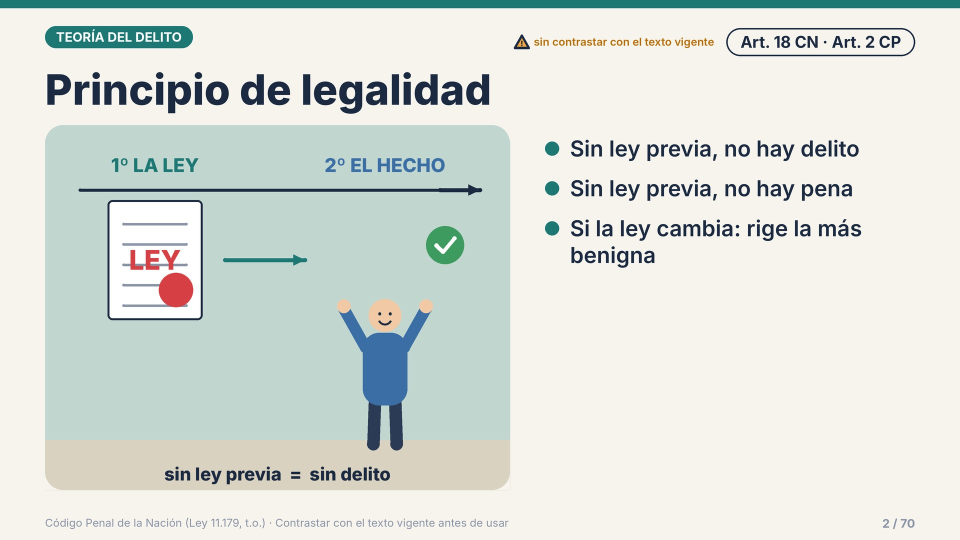
#> input picture filminas/salida/jpg/02-t01-legalidad.jpg, 1920 x 1080 px (shown at 1/2 size); its folder holds only this picture in this run
$ python build.py salida/jpg/02-t01-legalidad.jpg
#> lines starting #> are read from the running program, lines starting #| are printed output that depends on the picture
### filminas/kit.py
"""Kit de dibujo: lienzo con antialiasing y pictogramas simples (estilo plano)."""
from PIL import Image, ImageDraw, ImageFont
import math

W, H, S = 1920, 1080, 2  # tamaño final y factor de supermuestreo

FONT_DIR = "/usr/share/fonts/opentype/inter/"
_fonts = {}


def font(weight, size):
    key = (weight, size)
    if key not in _fonts:
        _fonts[key] = ImageFont.truetype(f"{FONT_DIR}Inter-{weight}.otf", int(size * S))
    return _fonts[key]


# Paleta
BG = "#F7F4EE"
NAVY = "#1B2A41"
INK = "#2B3A55"
RED = "#D64045"
TEAL = "#1D7874"
AMBER = "#F2A541"
AMBER_D = "#B96F00"
BLUE = "#3A6EA5"
GREEN = "#3E9B5F"
GREY = "#8A94A6"
LIGHT = "#E9E4D8"
WHITE = "#FFFFFF"
SKIN = "#F1C9A5"
PURPLE = "#7B4B94"


class Canvas:
    def __init__(self, bg=BG):
        self.img = Image.new("RGB", (W * S, H * S), bg)
        self.d = ImageDraw.Draw(self.img)

    # --- primitivas (coordenadas en unidades 1920x1080)
    def _p(self, pts):
        return [(x * S, y * S) for x, y in pts]

    def rect(self, x, y, w, h, fill=None, outline=None, width=0):
        self.d.rectangle([x * S, y * S, (x + w) * S, (y + h) * S], fill=fill,
                         outline=outline, width=int(width * S))

    def rrect(self, x, y, w, h, r=20, fill=None, outline=None, width=0):
        self.d.rounded_rectangle([x * S, y * S, (x + w) * S, (y + h) * S], radius=r * S,
                                 fill=fill, outline=outline, width=int(width * S))

    def ellipse(self, cx, cy, rx, ry=None, fill=None, outline=None, width=0):
        ry = rx if ry is None else ry
        self.d.ellipse([(cx - rx) * S, (cy - ry) * S, (cx + rx) * S, (cy + ry) * S],
                       fill=fill, outline=outline, width=int(width * S))

    def line(self, pts, fill=NAVY, width=6, round_ends=True):
        p = self._p(pts)
        self.d.line(p, fill=fill, width=int(width * S), joint="curve")
        if round_ends:
            r = width * S / 2
            for (x, y) in (p[0], p[-1]):
                self.d.ellipse([x - r, y - r, x + r, y + r], fill=fill)

    # [4 lines left out: function poly, not called in this run]

    def arc(self, cx, cy, r, a0, a1, fill=NAVY, width=6):
        self.d.arc([(cx - r) * S, (cy - r) * S, (cx + r) * S, (cy + r) * S], a0, a1,
                   fill=fill, width=int(width * S))

    # --- texto
    # [4 lines left out: function text_size, not called in this run]

    def text(self, x, y, txt, weight="Bold", size=40, fill=NAVY, anchor="la"):
        self.d.text((x * S, y * S), txt, font=font(weight, size), fill=fill, anchor=anchor)

    # [23 lines left out: functions wrap, paragraph, not called in this run]

    def save(self, path, **kw):
        out = self.img.resize((W, H), Image.LANCZOS)
        out.save(path, **kw)
        return out


# ======================= PICTOGRAMAS =======================

# [182 lines left out: functions person, _face, mask, house, car, star and 8 more, not called in this run]


def target(c, cx, cy, r=60):
    for rr, col in ((r, WHITE), (r * 0.72, RED), (r * 0.46, WHITE), (r * 0.22, RED)):
        c.ellipse(cx, cy, rr, fill=col, outline=NAVY, width=3)


def scale_justice(c, cx, cy, w=360, left=None, right=None, tilt=0):
    """Balanza. tilt>0 baja el plato derecho."""
    c.rect(cx - 8, cy - 150, 16, 240, fill=NAVY)
    c.rrect(cx - 80, cy + 80, 160, 26, r=10, fill=NAVY)
    ty = cy - 150
    lx, rx = cx - w / 2, cx + w / 2
    ly, ry = ty + 30 - tilt, ty + 30 + tilt
    c.line([(lx, ly), (rx, ry)], fill=NAVY, width=10)
    c.ellipse(cx, ty, 18, fill=AMBER, outline=NAVY, width=3)
    for (px, py) in ((lx, ly), (rx, ry)):
        c.line([(px, py), (px - 70, py + 150)], fill=NAVY, width=4)
        c.line([(px, py), (px + 70, py + 150)], fill=NAVY, width=4)
        c.d.pieslice([(px - 90) * S, (py + 100) * S, (px + 90) * S, (py + 200) * S], 0, 180,
                     fill=AMBER, outline=NAVY, width=3 * S)
    return (lx, ly + 90), (rx, ry + 90)


# [29 lines left out: functions shield, check, cross, arrow, not called in this run]


def gavel(c, cx, cy, s=1.0, fill="#8B5A2B"):
    c.rrect(cx - 70 * s, cy - 40 * s, 120 * s, 56 * s, r=10 * s, fill=fill, outline=NAVY, width=4)
    c.line([(cx - 5 * s, cy + 15 * s), (cx + 70 * s, cy + 90 * s)], fill=fill, width=22 * s)
    c.rrect(cx - 100 * s, cy + 100 * s, 240 * s, 22 * s, r=8 * s, fill=NAVY)


# [34 lines left out: functions thermometer, warning, phone, document, brain, not called in this run]


def banana(c, cx, cy, w=100):
    c.d.pieslice([(cx - w / 2) * S, (cy - w / 2) * S, (cx + w / 2) * S, (cy + w / 2) * S], 20, 160,
                 fill="#F6DC4E", outline=NAVY, width=3 * S)


# [113 lines left out: functions puzzle, chip, leaf, pill, box, truck and 8 more, not called in this run]


def moon(c, cx, cy, r=46):
    c.ellipse(cx, cy, r, fill=AMBER)
    c.ellipse(cx + r * 0.45, cy - r * 0.25, r * 0.85, fill=NAVY)


# [25 lines left out: functions ladder, stop_hand, clock, lock, not called in this run]


def sheet_stack(c, cx, cy, w=110, h=140, fill=WHITE):
    for k in (2, 1, 0):
        document(c, cx + k * 14, cy - k * 10, w, h, lines=3 if k == 0 else 0)


# [4 lines left out: function pencil_sign, not called in this run]

### filminas/scenes.py
"""Escenas ilustradas. Cada función dibuja dentro del panel (X, Y, Wd, Ht)."""
from kit import *


# [325 lines left out: functions ground, s_legalidad, s_escalera, s_accion_omision, s_tipicidad, s_dolo_culpa and 17 more, not called in this run]


def s_portada(c, X, Y, Wd, Ht):
    cx, cy = X + Wd / 2, Y + Ht / 2
    scale_justice(c, cx - 60, cy + 10, w=400, tilt=0)
    gavel(c, cx + 330, cy + 120, 1.0)

### filminas/scenes2.py
"""Escenas del lote 2: concursos, causas de justificación, defraudaciones,
integridad sexual y estupefacientes."""
import math
from kit import *
from scenes import ground


# ------------------------------------------------------------ constructores genéricos

def _label(c, cx, y, txt, size=22, col=NAVY, w=230):
    c.paragraph(cx - w / 2, y, txt, "ExtraBold", size, col, max_w=w, lh=1.12, align="center")


def tiles(items, title=None, cols=3, size=22):
    """Cuadrícula de iconos con leyenda. items = [(leyenda, fn(c, cx, cy))]."""
    # [15 lines left out: function scene, not called in this run]
    return scene


def levels(items, highlight=None, title=None):
    """Barras escalonadas. items = [(leyenda, color)]."""
    # [13 lines left out: function scene, not called in this run]
    return scene


def compare(left, right, split=0.5):
    """Dos mitades. left/right = (titulo, color, fn(c, cx, gy, w), pie)."""
    # [9 lines left out: function scene, not called in this run]
    return scene


# [7 lines left out: function hero, not called in this run]


# ------------------------------------------------------------ iconos para tiles
def i_heart_b(c, cx, cy): heart(c, cx, cy, 40, fill=PURPLE, broken=True)
def i_heart(c, cx, cy): heart(c, cx, cy, 40)
def i_family(c, cx, cy): family(c, cx, cy + 4, 1.2)
def i_warn(c, cx, cy): warning(c, cx, cy, 100)
def i_two(c, cx, cy): two_heads(c, cx, cy + 6, 1.2)
def i_badge(c, cx, cy): badge(c, cx, cy, 52)
def i_house(c, cx, cy): house(c, cx - 62, cy + 52, w=124, h=104)
def i_mask(c, cx, cy):
    c.ellipse(cx, cy, 40, fill=SKIN, outline=NAVY, width=3); mask(c, cx, cy, 40)
def i_doc(c, cx, cy): document(c, cx, cy, 90, 112, lines=3, stamp=RED)
def i_phone(c, cx, cy): phone(c, cx, cy, 110)
def i_bag(c, cx, cy): moneybag(c, cx, cy + 4, 46)
def i_leaf(c, cx, cy): leaf(c, cx, cy - 6, 1.0)
def i_pill(c, cx, cy): pill(c, cx, cy, 120)
def i_truck(c, cx, cy): truck(c, cx - 70, cy + 40, 140)
def i_brief(c, cx, cy): briefcase(c, cx, cy, 100)
def i_bottle(c, cx, cy): bottle(c, cx, cy + 6, 110)
def i_box(c, cx, cy): box(c, cx, cy, 80)
def i_lock(c, cx, cy): lock(c, cx, cy, 80)
def i_card(c, cx, cy): card(c, cx, cy, 120)
def i_laptop(c, cx, cy): laptop(c, cx, cy, 120)
def i_pen(c, cx, cy): pencil_sign(c, cx, cy, 90)
def i_bolt(c, cx, cy): lightning(c, cx, cy, 100)


# ============================================================ CONCURSOS

# [155 lines left out: functions s_aparente, s_continuado, s_calculo, s_unificacion, s_just_flujo, s_privilegiada and 6 more, not called in this run]


def j_just(c, cx, gy, w):
    shield(c, cx, gy - 230, 170)
    c.text(cx, gy - 90, "el derecho lo permite", "Bold", 26, NAVY, anchor="mm")


# [277 lines left out: functions j_exc, s_obediencia, e_hurto, e_estafa, s_administracion, s_retencion and 21 more, not called in this run]

def i_pregnant(c, cx, cy):
    person(c, cx, cy + 55, 110, color=TEAL, pose="stand")


# [48 lines left out: functions s_lugar, s_curativa, s_difusion, s_coca, not called in this run]

### filminas/build.py
#!/usr/bin/env python3
"""Genera las filminas (JPG + PDF).  Uso:  python3 build.py [id-parcial ...]"""
import os, sys
from PIL import Image, ImageDraw
from kit import *
from slides_all import SLIDES
import scenes as sc
from kit import AMBER_D, GREEN, TEAL, check, warning

OUT = os.path.join(os.path.dirname(os.path.abspath(__file__)), "salida")
JPG = os.path.join(OUT, "jpg")
FOOT = "Código Penal de la Nación (Ley 11.179, t.o.) · Contrastar con el texto vigente antes de usar"


# [104 lines left out: functions tint, round_corners, verif_tag, header, bullets, pena_badge and 1 more, not called in this run]


def cover(total):
    c = Canvas(NAVY)
    c.rect(0, 0, W, 16, fill=AMBER)
    c.text(960, 190, "DERECHO PENAL ARGENTINO", "ExtraBold", 100, WHITE, anchor="ma")
    c.text(960, 320, "Filminas ilustradas · teoría del delito y Código Penal", "Regular", 44, "#C9D3E6", anchor="ma")
    c.rrect(560, 420, 800, 520, r=40, fill="#243756")
    sc.s_portada(c, 560, 420, 800, 520)
    c.text(960, 1030, f"{total} filminas · una idea por lámina", "Regular", 26, "#8FA0BF", anchor="ma")
    return c


def main():
    os.makedirs(JPG, exist_ok=True)
    if not sys.argv[1:]:
        for f in os.listdir(JPG):
            os.remove(os.path.join(JPG, f))
    flt = sys.argv[1:]
    total = len(SLIDES) + 1
    pages = []
    cv = cover(total)
#> in __init__, `self.img = Image.new("RGB", (W * S, H * S), bg)`:
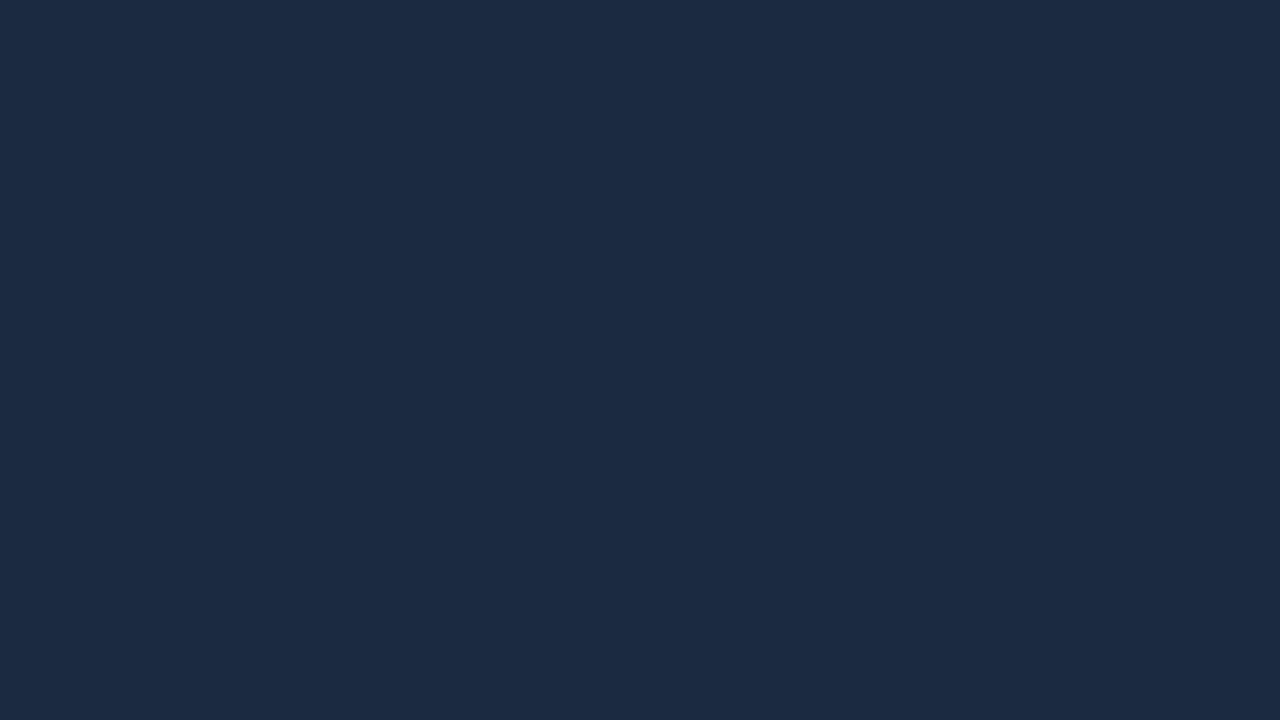
#> self.img: PIL image 3840x2160 RGB (shown at 1/3 size); mean R, G, B 27, 42, 65
#> the loop in line, `for (x, y) in (p[0], p[-1]):` made 2 passes
#> (x, y) on passes 1 to 2: (1400, 1140), (2200, 1140)
    pages.append(cv.save(os.path.join(JPG, "01-portada.jpg"), quality=93))
#> in save, `out = self.img.resize((W, H), Image.LANCZOS)`:
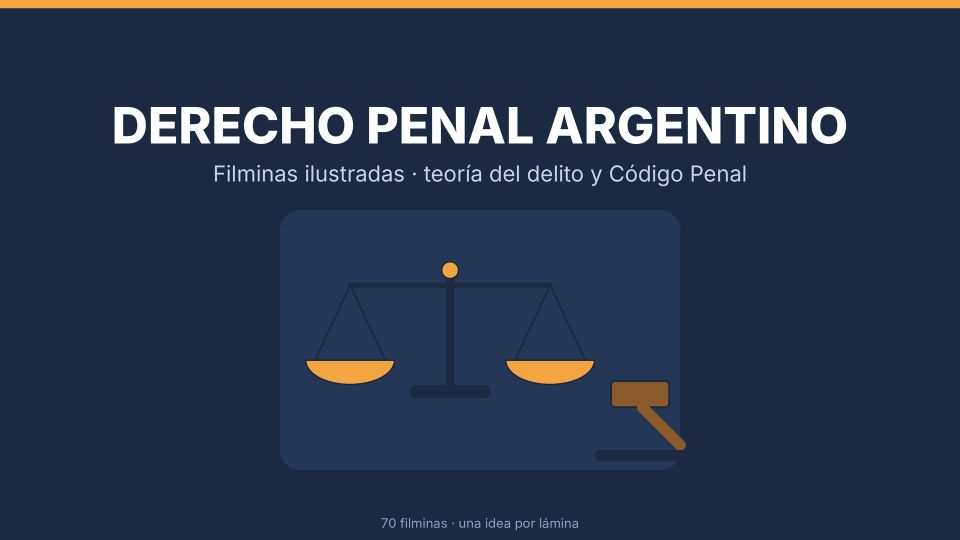
#> out: PIL image 1920x1080 RGB (shown at 1/2 size); mean R, G, B 40.8, 53.9, 74.7
    for i, s in enumerate(SLIDES, start=2):
        if flt and not any(f in s["id"] for f in flt):
            # igual lo cargamos para el PDF si ya existe
            p = os.path.join(JPG, f"{i:02d}-{s['id']}.jpg")
            if os.path.exists(p):
                pages.append(Image.open(p).convert("RGB"))
            continue
        img = render(s, i, total).save(os.path.join(JPG, f"{i:02d}-{s['id']}.jpg"), quality=93)
        pages.append(img)
    pdf = os.path.join(OUT, "filminas-derecho-penal.pdf")
    pages[0].save(pdf, save_all=True, append_images=pages[1:], resolution=144)
    print(f"{len(pages)} filminas -> {OUT}")


if __name__ == "__main__":
    main()
